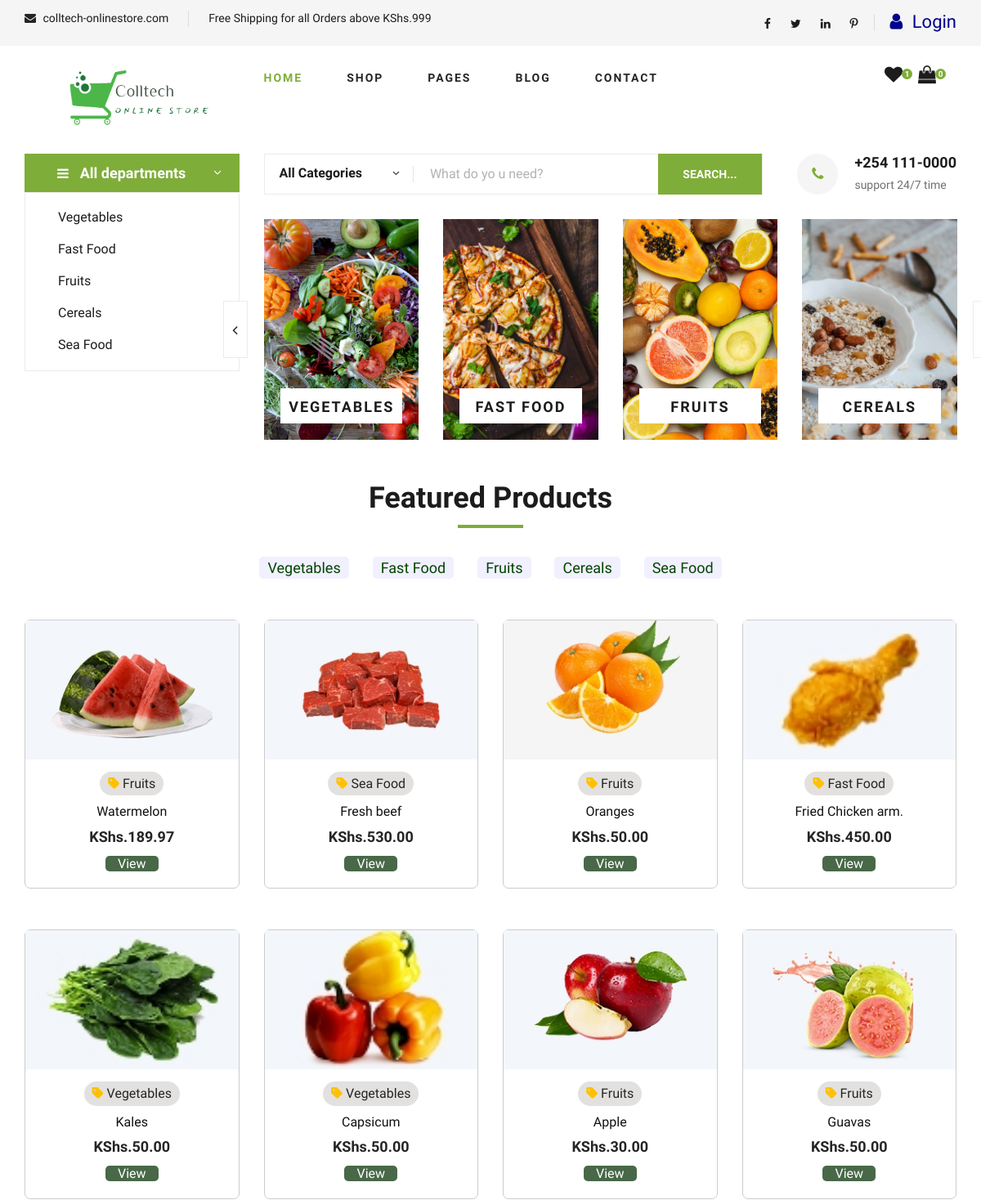
The app's page / (upper part), older data.
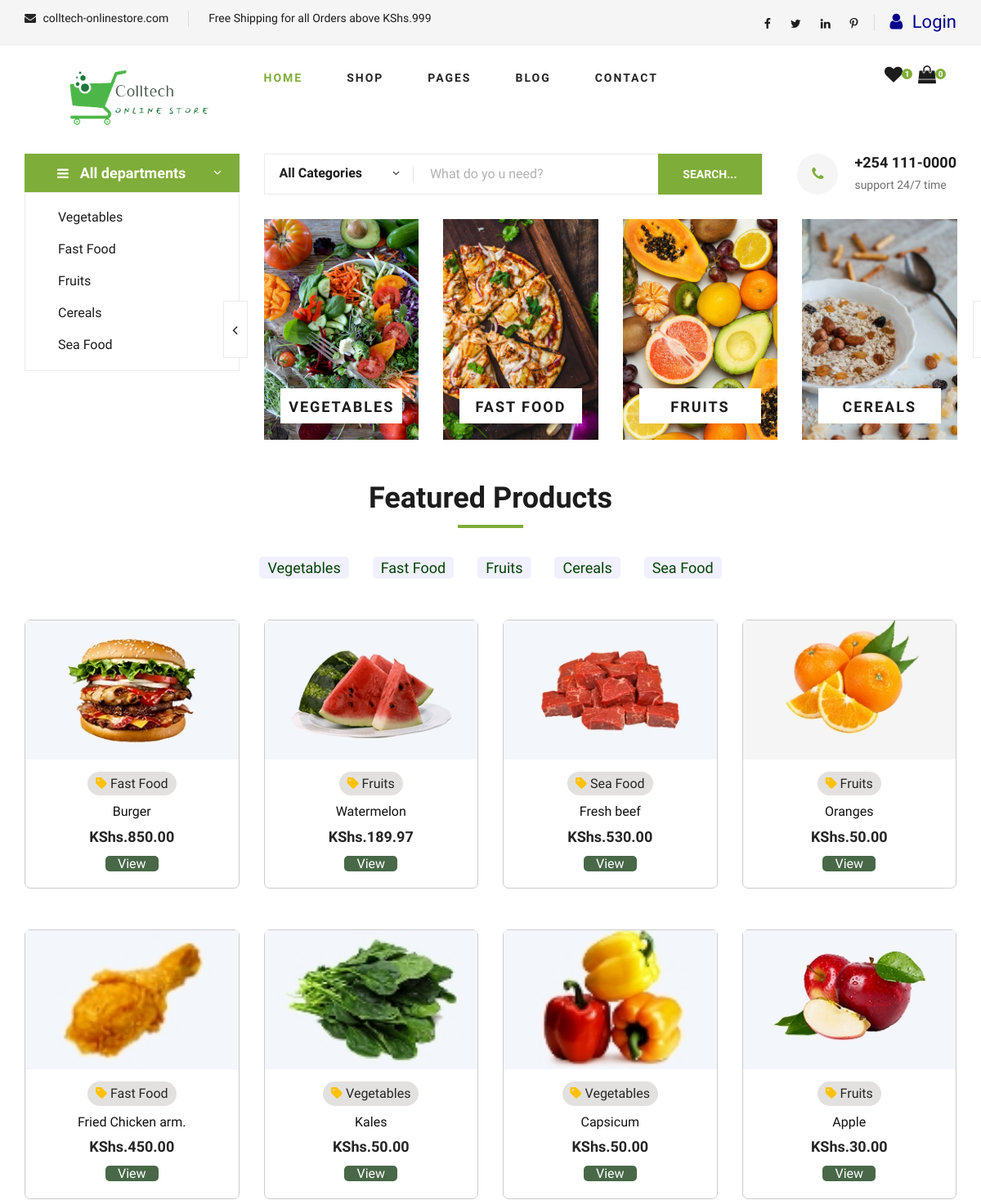
The same page, newer data.
### a_main/models.py (models this page shows, shortened)
class Tag(models.Model):
    name = models.CharField(max_length=50)
    slug = models.SlugField(unique=True, max_length=50)
    image = models.ImageField(upload_to='category_images', null=True, blank=True)
    def __str__(self):
        return self.name
    @property
    def imageURL(self):
        try:
            url=self.image.url
        except:
            url=''
        return url

class Product(models.Model):
    tags = models.ManyToManyField(Tag, related_name='products')
    image = models.ImageField(upload_to='product_images/')
    name = models.CharField(max_length=255)
    description = models.TextField(null=True, blank=True)
    specifications = models.TextField(max_length=1000, blank=True, null=True)
    price = models.DecimalField(max_digits=10, decimal_places=2)
    availability=models.CharField(max_length=20, choices=[('In Stock', 'In Stock'), ('Out of Stock', 'Out of Stock')])
    stock = models.PositiveIntegerField()
    created_at = models.DateTimeField(auto_now_add=True)
    reviews = models.ManyToManyField('Customer', related_name="reviewedproducts", through="Review")
    seller = models.ForeignKey(User, on_delete=models.CASCADE)
    id = models.CharField(max_length=50, unique=True, blank=True, primary_key=True, default=uuid.uuid4)
    class Meta:
        ordering = ['-created_at']

### a_main/views.py (the view)
# urls.py: path('', views.homepage, name='homepage'),
def homepage(request, tag=None):
    if tag:
        products = Product.objects.filter(tags__slug=tag)
        tag = get_object_or_404(Tag, slug=tag)
    else:
        products = Product.objects.all()
    categories = Tag.objects.all()
    user = request.user
    if user.is_authenticated:
        customer = request.user.customer
        order, created = Order.objects.get_or_create(customer=customer,complete = False)
        items = order.orderitem_set.all()
        cartItems = order.get_cart_items
    else:
        items = []
        order = {'get_cart_items':0, 'get_cart_total':0, 'vat':0, 'get_order_total':0}
        cartItems = order['get_cart_items']
    context  = {
        'items': items,
        'order': order,
        'cartItems':cartItems,
        'products': products,
        'tag': tag,
        'categories': categories,
        }
    return render(request, 'a_main/home.html', context)

### templates/a_main/home.html (shortened to what this page needs)
{% extends 'a_main/base.html' %}
{% load static %}
{% block layout %}
  {% include 'includes/hero.html' %}
    <section >
        <div class="container">
            <div class="row">
                <div class="col-lg-12">
                    <div class="section-title">
                        <h2>Featured Products</h2>
                    </div>
                    <div class="featured__controls">
                        <ul>
                            {% for category in categories %}
                            <li  data-filter=".fastfood"><a style="color:rgb(3, 67, 3); padding:3px 10px; background-color: rgb(241, 240, 2253); border-radius: 5px;"  href="{% url 'category' category.slug %}">{{ category }}</a></li>
                            {% endfor %}
                        </ul>
                    </div>
                </div>
            </div>
            <div class="row featured__filter">
                {% for product in products %}
                {% include 'includes/product.html' %}
                {% endfor %}
            </div>
        </div>
    </section>
{% endblock %}

### templates/includes/hero.html
{% load static %}
<section class="hero">
    <div class="container">
        <div class="row">
            <div class="col-lg-3">
                <div class="hero__categories">
                    <div class="hero__categories__all">
                        <i class="fa fa-bars"></i>
                        <span>All departments</span>
                    </div>
                    <ul>
                        {% for category in categories %}
                        <li><a href="{% url 'category' category.slug %}">{{ category }}</a></li>
                        {% endfor %}
                    </ul>
                </div>
            </div>
            <div class="col-lg-9">
                <div class="hero__search">
                    <div class="hero__search__form">
                        <form action="#">
                            <div class="hero__search__categories">
                                All Categories
                                <span class="arrow_carrot-down"></span>
                            </div>
                            <input type="text" placeholder="What do yo u need?">
                            <button type="submit" class="site-btn">Search...</button>
                        </form>
                    </div>
                    <div class="hero__search__phone">
                        <div class="hero__search__phone__icon">
                            <i class="fa fa-phone"></i>
                        </div>
                        <div class="hero__search__phone__text">
                            <h5>+254 111-0000</h5>
                            <span>support 24/7 time</span>
                        </div>
                    </div>
                </div>
                <div class="row">
                    <div class="categories__slider owl-carousel">
                        {% for category in categories %}
                        <div class="col-lg-3">
                            <div class="categories__item set-bg" data-setbg="{{ category.imageURL }}">
                                <h5><a href="{% url 'category' category.slug %}">{{ category }}</a></h5>
                            </div>
                        </div>
                        {% endfor %}
                    </div>
                </div>
            </div>
        </div>
    </div>
</section>

### templates/includes/product.html (shortened to what this page needs)
<div class="col-lg-3 col-md-4 col-sm-6 mix"  >
    <div class="featured__item">
        <div class="featured__item__pic set-bg" data-setbg="{{ product.image.url }}">
        </div>
        <div class="featured__item__text">
            <div class="d-flex align-items-center justify-content-center ">
                {% for tag in product.tags.all %}
                <h6 class="tag-tab"><i class="fa-solid fa-tag text-warning"></i><a href="{% url 'category' tag.slug %}"> {{ tag }}</a></h6>
                {% endfor %}
            </div>
            <h6>{{ product.name }}</h6>
            <h5> KShs.{{ product.price }}</h5>
            <h6 class="view-item"><a style="color:white;" class="view-item-text" href="{% url 'product-details' product.id %}">View</a></h6>
        </div>
    </div>
</div>

Row changes from the older to the newer data that the page shows:
no longer on this page (row unchanged): Product: shows a picture, name "Guavas", price "50.00", Tag (name "Fruits")
added Product: shows a picture, name "Burger", price "850.00", Tag (name "Fast Food")
